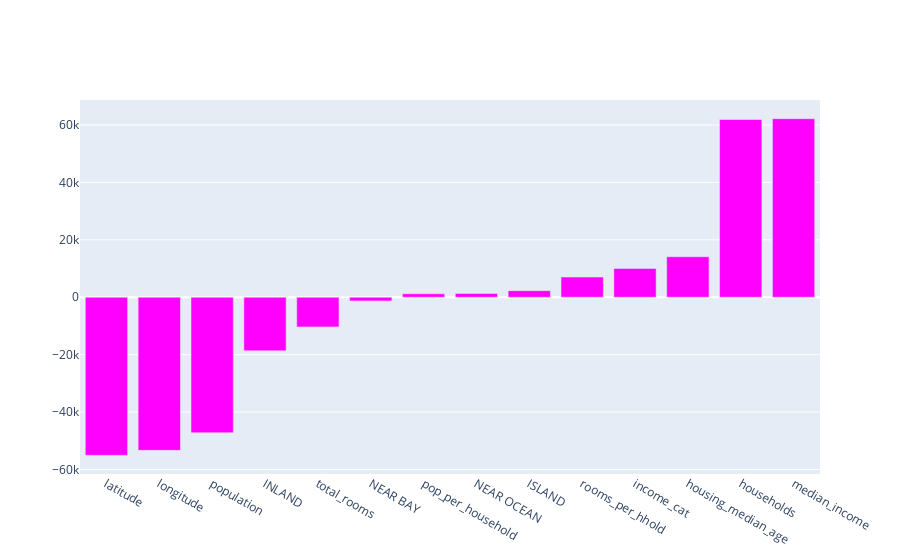

Notebook source saved alongside this figure:
### Code cell
# with plotly
!pip install plotly
import plotly.graph_objects as go
data = go.Bar(x=list(feature_imp.index), y=feature_imp['coeffs'], marker_color="magenta")
coefs = go.Figure([data])
coefs

### Figure 1 — Plotly figure (JSON) as saved in the notebook; plotly's stock layout.template omitted (floating-point values rounded to 4 significant figures)
{"data": [{"marker": {"color": "magenta"}, "type": "bar", "x": ["latitude", "longitude", "population", "INLAND", "total_rooms", "NEAR BAY", "pop_per_household", "NEAR OCEAN", "ISLAND", "rooms_per_hhold", "income_cat", "housing_median_age", "households", "median_income"], "y": [-55050.0, -53320.0, -47190.0, -18640.0, -10340.0, -1274.0, 1206.0, 1306.0, 2293.0, 7037.0, 10020.0, 14100.0, 61900.0, 62180.0]}], "layout": {"autosize": true, "xaxis": {"autorange": true, "range": [-0.5, 13.5], "type": "category"}, "yaxis": {"autorange": true, "range": [-61560.0, 68690.0], "type": "linear"}}}
